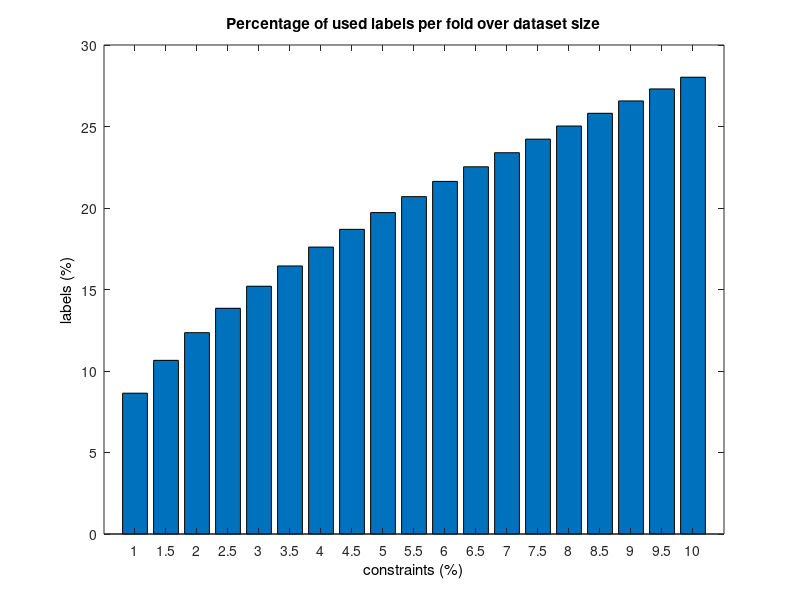
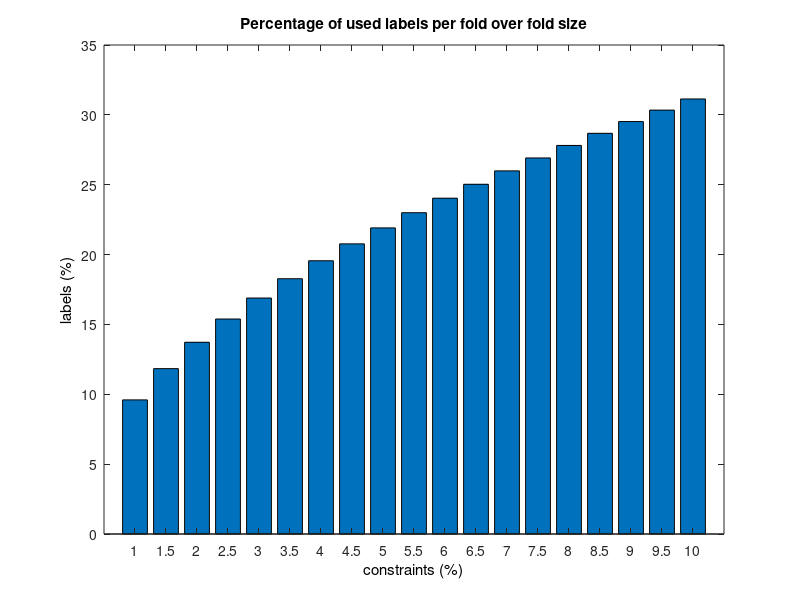

The MATLAB source for these figures, in order:
clear
close all
clc

%% Percentage of used constraints

datastr = {'fisheriris';'ionospere';'digits048';'digits389';'MWM TTSCST';'MWM TTCHST';'Brod40-3'};

Ns = [150,351,150,150,424,406,120];
  
cv = 10;
nconstr = 1:0.5:10;

n = length(Ns);       %number of datasets
nc = length(nconstr); %number of constraints
total_labels = Ns;    %total number of labels
total_cv_labels = Ns.*(100-cv)./100;       %total number of cross validation labels
total_constraints = ((Ns.^2)-Ns)./2; %total number of constraints
total_cv_constraints = ((total_cv_labels.^2)-total_cv_labels)/2;
used_cv_constraints = zeros(n,nc);       %row=dataset, column=constraints
used_cv_labels = zeros(n,nc);            %row=dataset, column=constraints
used_cv_labels_per = zeros(n,nc);        %row=dataset, column=constraints
used_cv_labels_per_total = zeros(n,nc);  %row=dataset, column=constraints

for i = 1:n
    for j = 1:nc
        used_cv_constraints(i,j) = (total_cv_constraints(i)*nconstr(j))/100;
        tmp1 = ( -1 + sqrt( (1^2)-4*1*(-2)*used_cv_constraints(i,j) ) )/2;
        tmp2 = ( -1 - sqrt( (1^2)-4*1*(-2)*used_cv_constraints(i,j) ) )/2;
        used_cv_labels(i,j) = max([tmp1,tmp2]);
        used_cv_labels_per(i,j) = 100*used_cv_labels(i,j)/total_cv_labels(i);
        used_cv_labels_per_total(i,j) = 100*used_cv_labels(i,j)/Ns(i);
    end
end


f1 = figure;
ax = axes(f1);
bar(used_cv_labels_per_total(1,:));
title('Percentage of used labels per fold over dataset size');
%set(ax,'XTick',1:length(datastr),'XTickLabel',datastr,'XTickLabelRotation',45);
set(ax,'XTick',1:length(nconstr),'XTickLabel',nconstr,'XTickLabelRotation',0);
%set(get(ax,'XLabel'), 'String', 'dataset name');
set(get(ax,'XLabel'), 'String', 'constraints (%)');
set(get(ax,'YLabel'), 'String', 'labels (%)');

f2 = figure;
ax = axes(f2);
bar(used_cv_labels_per(1,:));
title('Percentage of used labels per fold over fold size');
%set(ax,'XTick',1:length(datastr),'XTickLabel',datastr,'XTickLabelRotation',45);
set(ax,'XTick',1:length(nconstr),'XTickLabel',nconstr,'XTickLabelRotation',0);
%set(get(ax,'XLabel'), 'String', 'dataset name');
set(get(ax,'XLabel'), 'String', 'constraints (%)');
set(get(ax,'YLabel'), 'String', 'labels (%)');

